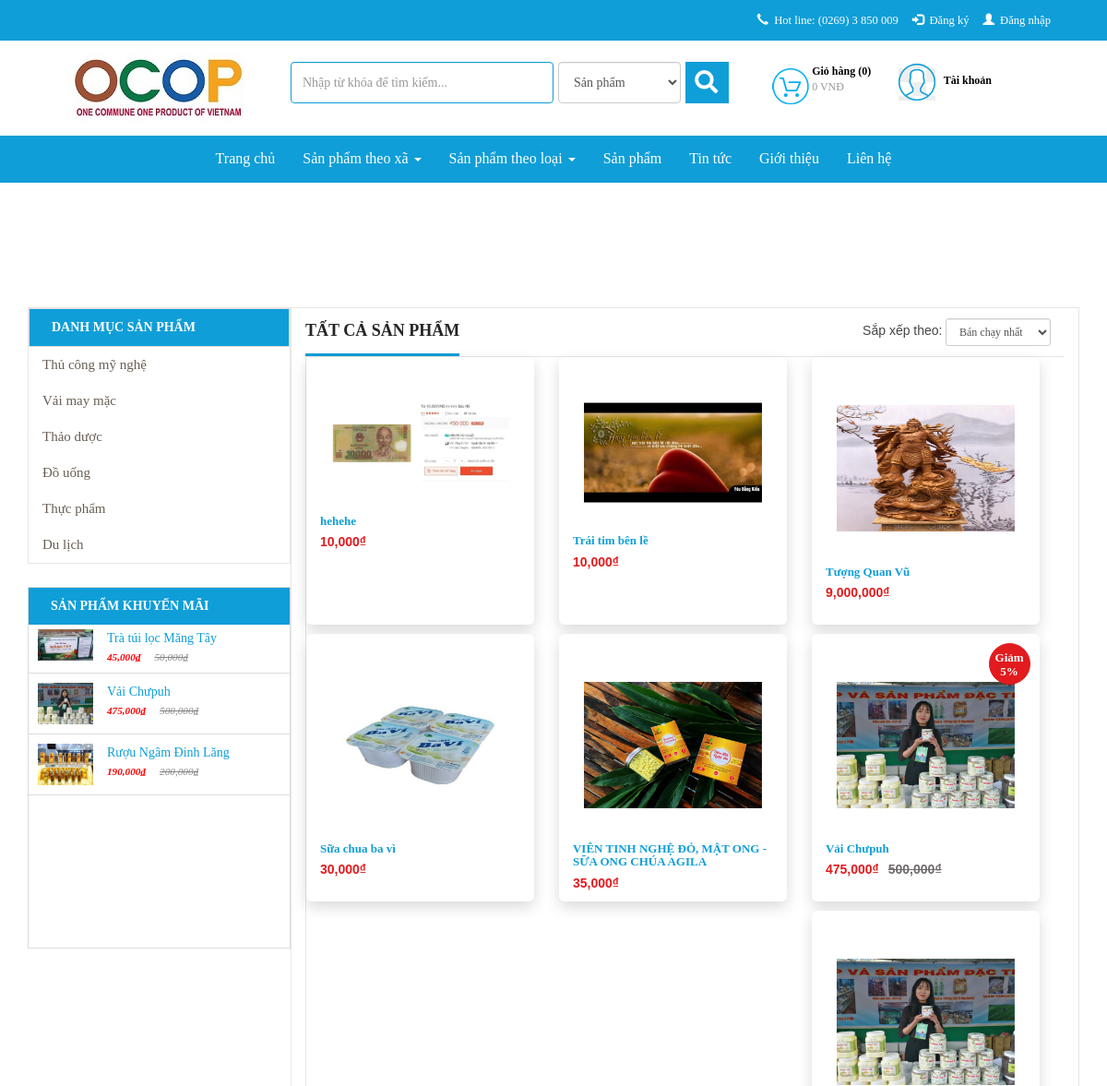
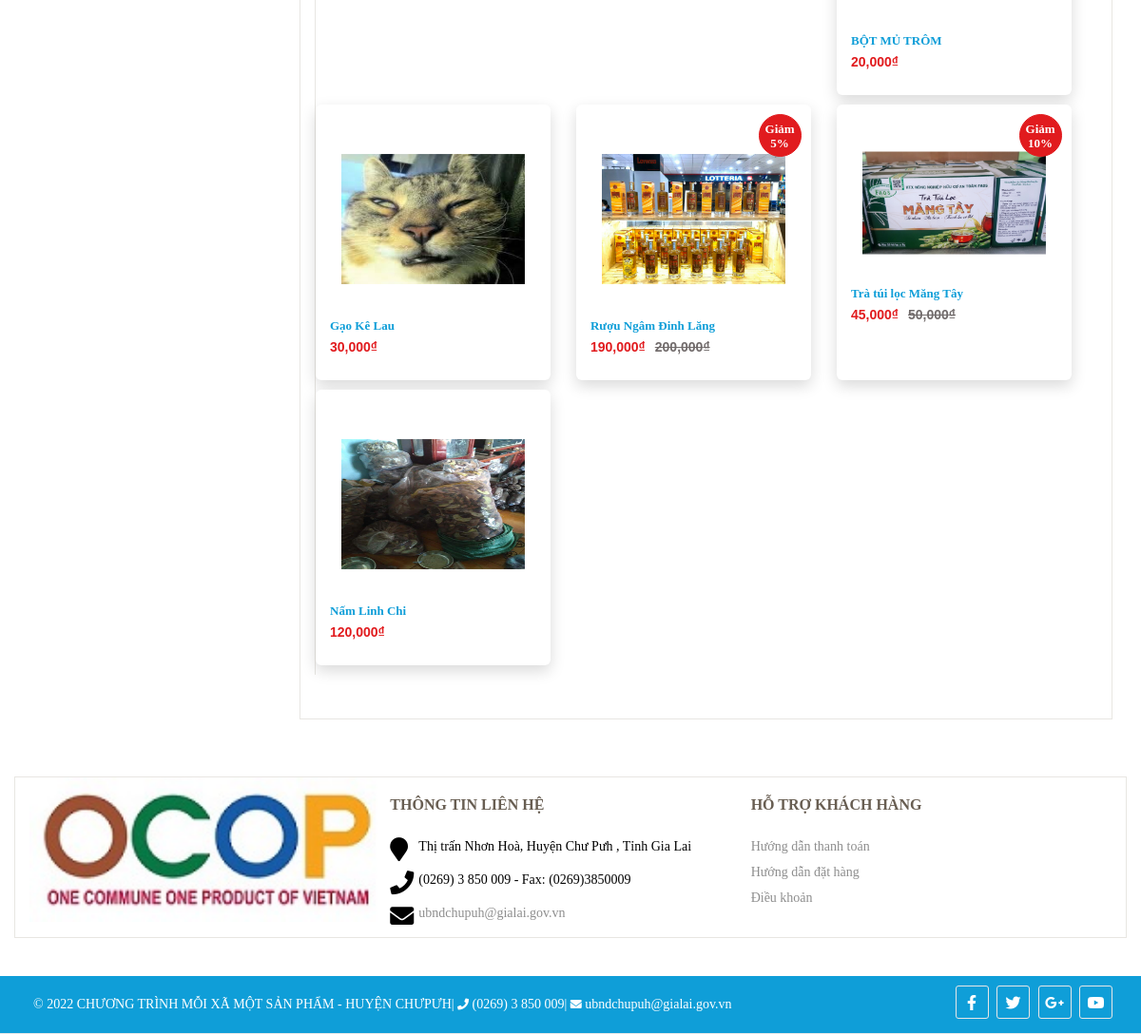
Page /san-pham/1 on the committed database (2 pictures, top to bottom).
### tables this page shows
CREATE TABLE `db_category` (
  `id` int(11) NOT NULL,
  `name` varchar(255) NOT NULL,
  `link` varchar(255) NOT NULL,
  `level` int(2) NOT NULL,
  `parentid` int(11) NOT NULL,
  `orders` varchar(5) DEFAULT NULL,
  `created_at` datetime NOT NULL,
  `created_by` varchar(255) NOT NULL,
  `updated_at` datetime NOT NULL,
  `updated_by` varchar(255) NOT NULL,
  `trash` tinyint(1) NOT NULL DEFAULT 1,
  `status` tinyint(1) NOT NULL DEFAULT 1
);

CREATE TABLE `db_product` (
  `id` int(11) NOT NULL,
  `catid` int(11) NOT NULL,
  `name` varchar(255) NOT NULL,
  `alias` varchar(255) NOT NULL,
  `avatar` varchar(255) NOT NULL,
  `img` varchar(255) NOT NULL,
  `sortDesc` text NOT NULL,
  `detail` text NOT NULL,
  `producer` int(11) NOT NULL,
  `number` int(11) NOT NULL,
  `number_buy` int(11) NOT NULL,
  `sale` int(3) DEFAULT NULL,
  `price` int(11) NOT NULL,
  `price_sale` int(11) NOT NULL,
  `created` datetime NOT NULL,
  `created_by` varchar(100) NOT NULL DEFAULT 'HDL',
  `modified` datetime NOT NULL,
  `modified_by` varchar(100) NOT NULL DEFAULT 'HDL',
  `trash` int(1) NOT NULL DEFAULT 1,
  `status` int(1) NOT NULL DEFAULT 1,
  `userId` int(11) DEFAULT NULL,
  `img2` varchar(255) DEFAULT NULL,
  `img3` varchar(255) DEFAULT NULL,
  `img4` varchar(255) DEFAULT NULL,
  `is_hot` int(11) NOT NULL DEFAULT 0
);

### application/controllers/Sanpham.php (called while the page is built, shortened)
<?php
class Sanpham extends CI_Controller {
    function __construct() {
        $this->load->model('frontend/Mproduct');
		$this->load->model('frontend/Mproducer');
        $this->load->model('frontend/Mcategory');
		$this->load->model('frontend/Mevaluate');
		$this->load->model('backend/Muser');
        $this->data['com']='sanpham';
        $this->load->library('session');
        $this->load->library('phantrang');
    }
    public function index(){
        if(isset($_POST['sapxep'])){
            $dksx=$_POST['sapxep'];
            $char = explode('-', $dksx);
            $f=$char[0];
            $od=$char[1];
            $data = array('0' => $f, '1' =>$od);
            $this->session->set_userdata('sortby', $data);
        }else{
            if($this->session->userdata('sortby')){
                $data = $this->session->userdata('sortby');
                $f=$data[0];
                $od=$data[1];
            }else{
                $f='created';
                $od='desc';
            }
        }
        $this->load->library('phantrang');
        $limit=12;
        $current=$this->phantrang->PageCurrent();
        $first=$this->phantrang->PageFirst($limit, $current);
        $total=$this->Mproduct->product_sanpham_count();
        $this->data['strphantrang']=$this->phantrang->PagePer($total, $current, $limit, $url='san-pham');
        $this->data['list']=$this->Mproduct->product_sanpham($limit,$first,$f,$od);
        $this->data['title']='OCOP CHƯPƯH - Tất cả sản phẩm';
        $this->data['view']='index';
        if(isset($_POST['sapxep'])){
            $result=$this->load->view('frontend/components/sanpham/index_order',$this->data,true);
            echo json_encode($result);
        }else{
            $this->load->view('frontend/layout',$this->data);
        }
    }
}

### index.php (called while the page is built, shortened)
<?php
require_once BASEPATH.'core/CodeIgniter.php';

### application/models/frontend/Mcategory.php (called while the page is built, shortened)
<?php
class Mcategory extends CI_Model {
    public function __construct()
    {
        $this->table = $this->db->dbprefix('category');
    }
    public function category_menu($parentid)
    {
        $this->db->where('parentid', $parentid);
        $this->db->where('status', 1);
        $this->db->where('trash', 1);
        $this->db->order_by('orders asc, updated_at desc');
        $query = $this->db->get($this->table);
        return $query->result_array();
    }
}

### application/models/frontend/Mproduct.php (called while the page is built, shortened)
<?php
class Mproduct extends CI_Model {
    public function __construct()
    {
        $this->table = $this->db->dbprefix('product');
    }
    public function product_sanpham($limit,$first,$f,$od)
    {
        $this->db->where('trash', 1);
        $this->db->order_by($f, $od);
        $query = $this->db->get($this->table, $limit,$first);
        return $query->result_array();
    }
    public function product_sanpham_count()
    {
        $this->db->where('status', 1);
        $this->db->where('trash', 1);
        $query = $this->db->get($this->table);
        return count($query->result_array());
    }
    public function product_sale($limit)
    {
        $this->db->where('status', 1);
        $this->db->where('trash', 1);
        $this->db->limit($limit);
        $this->db->order_by('sale', 'desc');
        $this->db->order_by('modified', 'desc');
        $query = $this->db->get($this->table);
        return $query->result_array();
    }
}

### application/views/frontend/components/sanpham/index.php (the view, shortened to what this page needs)
<section id="product-all" class="collection">
	<div class="slider">
		<div class="container">
            <div class="col-xs-12 col-sm-12 col-md-3 col-lg-3">
                <div class="col-xs-12 col-sm-12 col-md-12 col-lg-12 list-menu pull-left">
                    <?php $this->load->view('frontend/modules/category'); ?>
                </div>
                <?php $this->load->view('frontend/modules/product-sale'); ?>
            </div>
            <div class="col-xs-12 col-sm-12 col-md-9 col-lg-9 product-content">
             <div class="product-wrap">
               <div class="collection__title">
                   <h1><span>Tất cả sản phẩm</span></h1>
                   <div id="sort-by" class="hidden-xs">
                      <label class="left hidden-xs" for="sort-select">Sắp xếp theo: </label>
                      <form class="form-inline form-viewpro">
                        <div class="form-group">
                            <?php
                            $html_list="";
                            $html_list.='<select id ="sortControl" class = "sort-by form-control input-sm" onchange="sortby(this.value)">';
                            if($this->session->userdata('sortby')){
                                $data = $this->session->userdata('sortby');
                                $sort = $data[0].'-'.$data[1];
                                if($sort == 'number_buy-desc'){
                                    $html_list.='<option value="number_buy-desc" selected>Bán chạy nhất</option>';
                                }else{
                                    $html_list.='<option value="number_buy-desc">Bán chạy nhất</option>';
                                }
                                if($sort == 'name-asc'){
                                    $html_list.='<option value="name-asc" selected>A → Z</option>';
                                }else{
                                    $html_list.='<option value="name-asc" >A → Z</option>';
                                }
                                if($sort == 'name-desc'){
                                    $html_list.='<option value="name-desc" selected>Z → A</option>';
                                }else{
                                    $html_list.='<option value="name-desc">Z → A</option>';
                                }
                                if($sort == 'price-asc'){
                                    $html_list.='<option value="price-asc" selected>Giá tăng dần</option>';
                                }else{
                                    $html_list.='<option value="price-asc">Giá tăng dần</option>';
                                }
                                if($sort == 'price-desc'){
                                    $html_list.='<option value="price-desc" selected>Giá giảm dần</option>';
                                }else{
                                    $html_list.='<option value="price-desc">Giá giảm dần</option>';
                                }
                                if($sort == 'created-desc'){
                                    $html_list.='<option value="created-desc" selected>Hàng mới nhất</option>';
                                }else{
                                    $html_list.='<option value="created-desc">Hàng mới nhất</option>';
                                }
                                if($sort == 'created-asc'){
                                    $html_list.='<option value="created-asc" selected>Hàng cũ nhất</option>';
                                }else{
                                    $html_list.='<option value="created-asc">Hàng cũ nhất</option>';
                                }
                            }else{
                               $html_list.='<option value="number_buy-desc">Bán chạy nhất</option>';
                                $html_list.='<option value="name-asc">A → Z</option>';
                                $html_list.='<option value="name-desc">Z → A</option>';
                                $html_list.='<option value="price-asc">Giá tăng dần</option>';
                                $html_list.='<option value="price-desc">Giá giảm dần</option>';
                                $html_list.='<option value="created-desc">Hàng mới nhất</option>';
                                $html_list.='<option value="created-desc">Hàng cũ nhất</option>';
                            }
                            $html_list.='</select>';
                            echo $html_list;
                            ?>
                        </div>
                    </form>
                </div>
                <div class="collection-filter" id = "list-product">
                  <div class="category-products clearfix">
                     <div class="products-grid clearfix">
                        <?php if(count($list)==0): ?>
                            <p>Không có sản phẩm !</p>
                            <?php else : ?>
                                <?php foreach ($list as $sp) :?>
                                    <div class="col-md-4 col-lg-4 col-xs-6 col-12 detail-box">
                                        <div class="product-lt">
                                            <div class="lt-product-group-image">
                                                <a id = "zoomOut" href="<?php echo $sp['alias'] ?>" title="<?php echo $sp['name'] ?>" >
												<figure>
                                                    <img class="img-p"src="public/images/products/<?php echo $sp['avatar'] ?>" alt="">
												</figure>
                                                </a>
                                                <?php if($sp['sale'] > 0) :?>
                                                    <div class="giam-percent">
                                                        <span class="text-giam-percent">Giảm <?php echo $sp['sale'] ?>%</span>
                                                    </div>
                                                <?php endif; ?>
                                            </div>
                                            <div class="lt-product-group-info">
                                                <a href="<?php echo $sp['alias'] ?>" title="<?php echo $sp['name'] ?>">
                                                    <h3><?php echo $sp['name'] ?></h3>
                                                </a>
                                                <div class="price-box">
                                                    <?php if($sp['sale'] > 0) :?>
                                                        <p class="old-price">
                                                            <span class="price"><?php echo(number_format($sp['price'])); ?>₫</span>
                                                        </p>
                                                        <p class="special-price">
                                                            <span class="price"><?php echo(number_format($sp['price_sale'])); ?>₫</span>
                                                        </p>
                                                        <?php else: ?>
                                                           <p class="old-price">
                                                            <span class="price" style="color: #fff"><?php echo(number_format($sp['price'])); ?>₫</span>
                                                        </p>
                                                        <p class="special-price">
                                                            <span class="price"><?php echo(number_format($sp['price'])); ?>₫</span>
                                                        </p>
                                                    <?php endif;?>
                                                </div>
                                            </div>
                                        </div>
                                    </div>
                                <?php endforeach; ?>
                            </div>
                        <?php endif; ?>
                    </div>
                </div>
            </div>
        </div>
    </div>
</div>
</div>
</section>

### application/views/frontend/modules/category.php (shortened to what this page needs)
<div class="widget" style="margin: 0px; min-height: 0px;">
    <p>Danh mục sản phẩm</p>
</div>
<?php
$listcat = $this->Mcategory->category_menu(0);
$html_menu='<ul class="main-ul">';
foreach ($listcat as $menu) {
    $html_menu.='<li>';
    $html_menu.="<a href='san-pham/".$menu['link']." ' title=' ".$menu['name']."'>";
    $html_menu.=$menu['name'];
    $html_menu.='</i>';
    $html_menu.="</a>";
    $html_menu.="</li>";
}
$html_menu.="</ul>";
echo $html_menu;
?>

### application/views/frontend/modules/product-sale.php
<div class="col-xs-12 col-sm-12 col-md-12 col-lg-12 products-sale-off">
    <div class="widget">
        <p>Sản phẩm khuyến mãi</p>
        <div class="panel-left-body">
            <?php
                $list = $this->Mproduct->product_sale('4');
                $html_menu='<div id="post-list-footer" class="sidebar_menu">';
                foreach ($list as $menu) {
                    if($menu['sale'] > 0){
                        $html_menu.="<div class = 'spost clearfix'>";
                            $html_menu.="<div class='entry-image'>";
                                $html_menu.="<a href=".$menu['alias']." title=' ".$menu['name']."'>";
                                    $html_menu.="<img src='public/images/products/".$menu['img']."'>";
                                $html_menu.="</a>";
                            $html_menu.='</div>';
                            $html_menu.='<div class="entry-c" style="width:194px;">';
                                $html_menu.='<div class="entry-title">';
                                    $html_menu.="<a class='ws-nw overflow ellipsis' href=".$menu['alias']." title=' ".$menu['name']."'>";
                                        $html_menu.=$menu['name'];
                                    $html_menu.="</a>";
                                $html_menu.='</div>';
                                $html_menu.='<ul class="entry-meta">';
                                    $html_menu.='<li class="color">';
                                        $html_menu.="<ins>".number_format($menu['price_sale']).'₫'."</ins>";
                                        $html_menu.="<del>".number_format($menu['price']).'₫'."</del>";
                                    $html_menu.='</li>';
                                $html_menu.='</ul>';
                            $html_menu.='</div>';
                        $html_menu.="</div>";
                    }
                }
                $html_menu.="</div>";
            echo $html_menu;
            ?>
        </div>
    </div>
</div>

### rows in the picture
db_category: value "Thủ công mỹ nghệ"
db_category: value "Vải may mặc"
db_category: value "Thảo dược"
db_category: value "Đồ uống"
db_category: value "Thực phẩm"
db_category: value "Du lịch"
db_product: img (picture), sale "Trà túi lọc Măng Tây", price_sale "45,000", price "50,000", avatar (picture), sale "10", name "Trà túi lọc Măng Tây"
db_product: img (picture), sale "Vải Chưpuh", price_sale "475,000", price "500,000", avatar (picture), sale "5", name "Vải Chưpuh"
db_product: img (picture), sale "Rượu Ngâm Đinh Lăng", price_sale "190,000", price "200,000", avatar (picture), sale "5", name "Rượu Ngâm Đinh Lăng"
db_product: avatar (picture), name "hehehe", price "10,000"
db_product: avatar (picture), name "Trái tim bên lề", price "10,000"
db_product: avatar (picture), name "Tượng Quan Vũ", price "9,000,000"
db_product: avatar (picture), name "Sữa chua ba vì", price "30,000"
db_product: avatar (picture), name "VIÊN TINH NGHỆ ĐỎ, MẬT ONG - SỮA ONG CHÚA AGILA", price "35,000"
db_product: avatar (picture), name "BỘT MỦ TRÔM", price "20,000"
db_product: avatar (picture), name "Gạo Kê Lau", price "30,000"
db_product: avatar (picture), name "Nấm Linh Chi", price "120,000"
